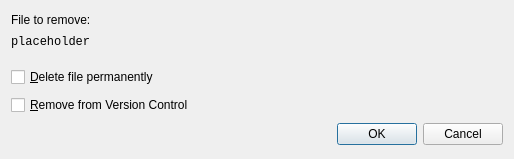
<?xml version="1.0" encoding="UTF-8"?>
<ui version="4.0">
 <class>Utils::RemoveFileDialog</class>
 <widget class="QDialog" name="Utils::RemoveFileDialog">
  <property name="geometry">
   <rect>
    <x>0</x>
    <y>0</y>
    <width>514</width>
    <height>159</height>
   </rect>
  </property>
  <property name="sizePolicy">
   <sizepolicy hsizetype="Preferred" vsizetype="Fixed">
    <horstretch>0</horstretch>
    <verstretch>0</verstretch>
   </sizepolicy>
  </property>
  <property name="windowTitle">
   <string>Remove File</string>
  </property>
  <layout class="QVBoxLayout" name="verticalLayout">
   <item>
    <widget class="QLabel" name="fileToDeleteLabel">
     <property name="sizePolicy">
      <sizepolicy hsizetype="Preferred" vsizetype="Fixed">
       <horstretch>0</horstretch>
       <verstretch>0</verstretch>
      </sizepolicy>
     </property>
     <property name="text">
      <string>File to remove:</string>
     </property>
    </widget>
   </item>
   <item>
    <widget class="QLabel" name="fileNameLabel">
     <property name="sizePolicy">
      <sizepolicy hsizetype="Preferred" vsizetype="Fixed">
       <horstretch>0</horstretch>
       <verstretch>0</verstretch>
      </sizepolicy>
     </property>
     <property name="font">
      <font>
       <family>Courier New</family>
      </font>
     </property>
     <property name="text">
      <string notr="true">placeholder</string>
     </property>
     <property name="wordWrap">
      <bool>true</bool>
     </property>
    </widget>
   </item>
   <item>
    <spacer name="verticalSpacer">
     <property name="orientation">
      <enum>Qt::Vertical</enum>
     </property>
     <property name="sizeType">
      <enum>QSizePolicy::Fixed</enum>
     </property>
     <property name="sizeHint" stdset="0">
      <size>
       <width>20</width>
       <height>10</height>
      </size>
     </property>
    </spacer>
   </item>
   <item>
    <widget class="QCheckBox" name="deleteFileCheckBox">
     <property name="text">
      <string>&amp;Delete file permanently</string>
     </property>
    </widget>
   </item>
   <item>
    <widget class="QCheckBox" name="removeVCCheckBox">
     <property name="text">
      <string>&amp;Remove from Version Control</string>
     </property>
    </widget>
   </item>
   <item>
    <widget class="QDialogButtonBox" name="buttonBox">
     <property name="sizePolicy">
      <sizepolicy hsizetype="Expanding" vsizetype="Fixed">
       <horstretch>0</horstretch>
       <verstretch>0</verstretch>
      </sizepolicy>
     </property>
     <property name="orientation">
      <enum>Qt::Horizontal</enum>
     </property>
     <property name="standardButtons">
      <set>QDialogButtonBox::Cancel|QDialogButtonBox::Ok</set>
     </property>
    </widget>
   </item>
  </layout>
 </widget>
 <resources/>
 <connections>
  <connection>
   <sender>buttonBox</sender>
   <signal>accepted()</signal>
   <receiver>Utils::RemoveFileDialog</receiver>
   <slot>accept()</slot>
   <hints>
    <hint type="sourcelabel">
     <x>248</x>
     <y>254</y>
    </hint>
    <hint type="destinationlabel">
     <x>157</x>
     <y>274</y>
    </hint>
   </hints>
  </connection>
  <connection>
   <sender>buttonBox</sender>
   <signal>rejected()</signal>
   <receiver>Utils::RemoveFileDialog</receiver>
   <slot>reject()</slot>
   <hints>
    <hint type="sourcelabel">
     <x>316</x>
     <y>260</y>
    </hint>
    <hint type="destinationlabel">
     <x>286</x>
     <y>274</y>
    </hint>
   </hints>
  </connection>
 </connections>
</ui>
